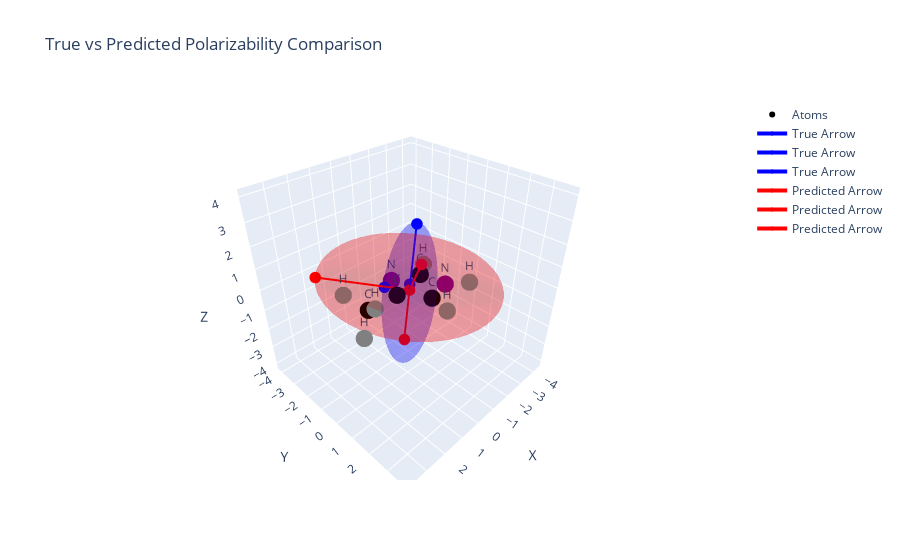

The code cell stored with this chart in its notebook:
### Code cell
compare_polarizabilities(
                atoms,
                real_part_true_denorm,
                real_part_predicted_denorm
            )

### Figure 1 — Plotly figure (JSON) as saved in the notebook; plotly's stock layout.template omitted (floating-point values rounded to 4 significant figures; data arrays with more than 128 entries replaced by an {"elided": "..."} marker saying what was removed)
{"data": [{"marker": {"color": ["black", "black", "black", "purple", "black", "purple", "grey", "grey", "grey", "grey", "grey", "grey"], "size": 6}, "mode": "markers+text", "name": "Atoms", "text": ["C", "C", "C", "N", "C", "N", "H", "H", "H", "H", "H", "H"], "textposition": "top center", "type": "scatter3d", "x": [1.896, 0.4064, -0.4136, -1.676, -1.595, -0.3273, 2.233, 2.319, 2.266, -0.1156, -2.539, -2.454], "y": [-0.1668, -0.1827, 0.9228, 0.4981, -0.8416, -1.299, 0.6389, 0.01237, -1.141, 1.958, 1.084, -1.484], "z": [0.1373, 0.05788, 0.06568, -0.09203, -0.2031, -0.1246, 0.8233, -0.8732, 0.52, 0.1692, -0.1311, -0.3493]}, {"colorscale": [[0, "blue"], [1, "blue"]], "name": "True Ellipsoid", "opacity": 0.2, "showscale": false, "type": "surface", "x": {"elided": "50x25 float values"}, "y": {"elided": "50x25 float values"}, "z": {"elided": "50x25 float values"}}, {"colorscale": [[0, "red"], [1, "red"]], "name": "Predicted Ellipsoid", "opacity": 0.2, "showscale": false, "type": "surface", "x": {"elided": "50x25 float values"}, "y": {"elided": "50x25 float values"}, "z": {"elided": "50x25 float values"}}, {"line": {"color": "blue", "width": 4}, "marker": {"color": "blue", "size": 4}, "mode": "lines+markers", "name": "True Arrow", "type": "scatter3d", "x": [-0.2778, -4.057], "y": [-0.1627, -3.941], "z": [-0.02656, -3.422]}, {"line": {"color": "blue", "width": 4}, "marker": {"color": "blue", "size": 4}, "mode": "lines+markers", "name": "True Arrow", "type": "scatter3d", "x": [-0.2778, 0.3979], "y": [-0.1627, -0.9231], "z": [-0.02656, 0.0675]}, {"line": {"color": "blue", "width": 4}, "marker": {"color": "blue", "size": 4}, "mode": "lines+markers", "name": "True Arrow", "type": "scatter3d", "x": [-0.2778, -1.482], "y": [-0.1627, -0.9579], "z": [-0.02656, 2.199]}, {"line": {"color": "red", "width": 4}, "marker": {"color": "red", "size": 4}, "mode": "lines+markers", "name": "Predicted Arrow", "type": "scatter3d", "x": [-0.2778, 0.9733], "y": [-0.1627, 0.7992], "z": [-0.02656, -1.275]}, {"line": {"color": "red", "width": 4}, "marker": {"color": "red", "size": 4}, "mode": "lines+markers", "name": "Predicted Arrow", "type": "scatter3d", "x": [-0.2778, 2.346], "y": [-0.1627, -2.797], "z": [-0.02656, 0.5727]}, {"line": {"color": "red", "width": 4}, "marker": {"color": "red", "size": 4}, "mode": "lines+markers", "name": "Predicted Arrow", "type": "scatter3d", "x": [-0.2778, 0.8812], "y": [-0.1627, 1.557], "z": [-0.02656, 2.459]}], "layout": {"scene": {"xaxis": {"title": {"text": "X"}}, "yaxis": {"title": {"text": "Y"}}, "zaxis": {"title": {"text": "Z"}}}, "title": {"text": "True vs Predicted Polarizability Comparison"}}}
